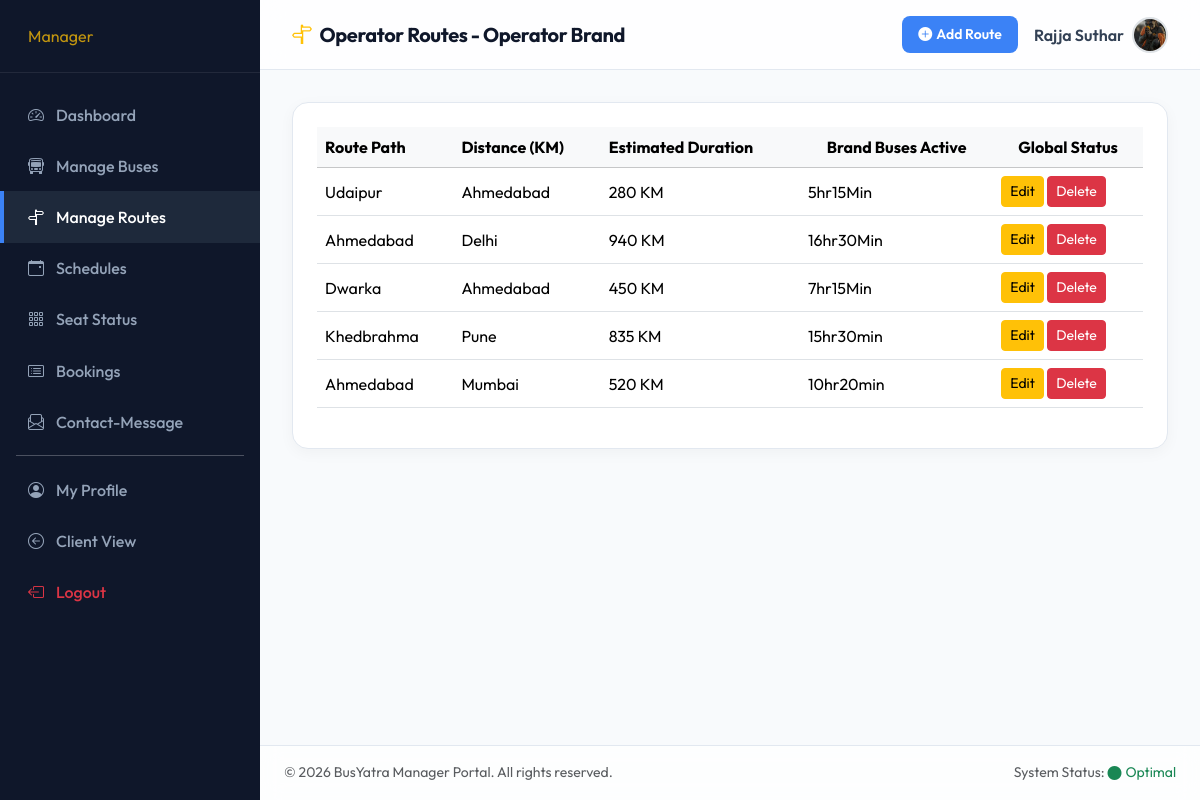
/manager-routes/ (signed in), run on the app's committed database.
### Bus/models.py (models this page shows, shortened)
class User(models.Model):
    name = models.CharField(max_length=100)
    email = models.EmailField(unique=True)
    phone = models.CharField(max_length=15, unique=True)
    password = models.CharField(max_length=100)
    profile =models.ImageField(default='', upload_to='profile/')
    usertype = models.CharField(max_length=20, default="customer")

class Route(models.Model):
    manager = models.ForeignKey(User, on_delete=models.CASCADE)
    source = models.CharField(max_length=100)
    destination = models.CharField(max_length=100)
    distance = models.IntegerField()      # KM
    duration = models.CharField(max_length=50)

### Bus/views.py (the view)
# urls.py: path('manager-routes/', views.manager_routes, name='manager_routes'),
def manager_routes(request):
    manager = get_manager_user(request)
    if not manager:
        return redirect('login')
    routes_list = Route.objects.filter(manager=manager).order_by('-id')
    paginator = Paginator(routes_list, 6)
    page = request.GET.get('page', 1)
    try:
        routes = paginator.page(page)
    except PageNotAnInteger:
        routes = paginator.page(1)
    except EmptyPage:
        routes = paginator.page(paginator.num_pages)
    return render(request, 'manager-routes.html', {'routes': routes, 'page_obj': routes})

### Bus/context_processors.py (called while the page is built)
def login_user(request):
    email = request.session.get('email')
    if email:
        try:
            user = User.objects.get(email=email)
            return {'login_user': user}
        except User.DoesNotExist:
            pass
    return {'login_user': None}

### Bus/views.py (called while the page is built)
def get_manager_user(request):
    try:
        return get_logged_in_user(request, 'manager')
    except Exception as e:
        logger.error(f"Error in get_manager_user: {e}")
        return None

def get_logged_in_user(request, usertype):
    email = request.session.get('email')
    if not email:
        return None
    try:
        return User.objects.get(email=email, usertype=usertype)
    except User.DoesNotExist:
        return None

### Bus/templates/manager-routes.html (shortened to what this page needs)
{% load static %}
<!DOCTYPE html>
<html lang="en">
<head>
    <link href="https://cdn.jsdelivr.net/npm/bootstrap@5.3.2/dist/css/bootstrap.min.css" rel="stylesheet">
    <link href="https://cdn.jsdelivr.net/npm/bootstrap-icons@1.11.2/font/bootstrap-icons.min.css" rel="stylesheet">
    <link rel="stylesheet" href="{% static 'assets/css/style.css' %}">
</head>
<body>
    <div class="admin-wrapper">
        <nav class="admin-sidebar">
            <div class="sidebar-header">
                <span class="fs-6 text-warning ms-1 opacity-75">Manager</span>
            </div>
            <div class="nav flex-column mt-3">
                <a href="{% url 'manager_dashboard' %}" class="nav-link" id="sidebar-dashboard"><i
                        class="bi bi-speedometer2"></i>Dashboard</a>
                <a href="{% url 'manager_buses' %}" class="nav-link" id="sidebar-buses"><i
                        class="bi bi-bus-front"></i>Manage Buses</a>
                <a href="{% url 'manager_routes' %}" class="nav-link active" id="sidebar-routes"><i
                        class="bi bi-signpost-split"></i>Manage Routes</a>
                <a href="{% url 'manager_schedules' %}" class="nav-link" id="sidebar-schedules"><i
                        class="bi bi-calendar-event"></i>Schedules</a>
                <a href="{% url 'manager_seats' %}" class="nav-link" id="sidebar-seats"><i
                        class="bi bi-grid-3x3-gap"></i>Seat Status</a>
                <a href="{% url 'manager_bookings' %}" class="nav-link" id="sidebar-bookings"><i
                        class="bi bi-card-list"></i>Bookings</a>
                <a href="{% url 'contact_message' %}" class="nav-link" id="sidebar-contact"><i
                        class="bi bi-envelope-paper"></i>Contact-Message</a>
                <hr class="text-white opacity-25 my-2 mx-3">
                <a href="{% url 'manager_profile' %}" class="nav-link" id="sidebar-profile"><i
                        class="bi bi-person-circle"></i>My Profile</a>
                <a href="{% url 'index' %}" class="nav-link"><i class="bi bi-arrow-left-circle"></i>Client View</a>
                <a href="{% url 'logout' %}" class="nav-link text-danger mt-auto"><i
                        class="bi bi-box-arrow-left"></i>Logout</a>
            </div>
        </nav>
        <div class="admin-content d-flex flex-column">
            <header class="admin-header d-flex justify-content-between align-items-center">
                <h5 class="mb-0 text-navy-dark fw-bold"><i class="bi bi-signpost-split text-warning me-2"></i>Operator
                    Routes - <span id="operatorBrandName">Operator Brand</span></h5>
                <div class="d-flex align-items-center gap-3">
                    <a href="{% url 'add_route' %}"
                        class="btn btn-primary-custom btn-sm rounded-3 py-2 px-3 fw-semibold text-white text-decoration-none">
                        <i class="bi bi-plus-circle-fill me-1"></i>Add Route
                    </a>
                    <div class="d-flex align-items-center gap-2">
                        <span class="fw-semibold text-navy-dark">{{ login_user.name }}</span>
                        {% if login_user.profile and login_user.profile.name %}
                        <img src="{{ login_user.profile.url }}" width="36" height="36"
                            class="rounded-circle border border-2 object-fit-cover">
                        {% else %}
                        <div class="profile-img-container m-0 bg-warning text-dark d-flex align-items-center justify-content-center"
                            style="width:36px; height:36px; font-size:0.95rem; font-weight:700; border-radius: 50%;">{{
                            login_user.name|slice:":2"|upper }}</div>
                        {% endif %}
                    </div>
                </div>
            </header>
            <main class="admin-body">
                <div class="card card-custom p-4">
                    <div class="table-responsive">
                        <table class="table align-middle" id="routesTable">
                            <thead class="table-light">
                                <tr>
                                    <th>Route Path</th>
                                    <th>Distance (KM)</th>
                                    <th>Estimated Duration</th>
                                    <th class="text-center">Brand Buses Active</th>
                                    <th class="text-center">Global Status</th>
                                </tr>
                            </thead>
                            <tbody>
                                {% for route in routes %}
                                <tr>
                                    <td>{{ route.source }}</td>
                                    <td>{{ route.destination }}</td>
                                    <td>{{ route.distance }} KM</td>
                                    <td>{{ route.duration }}</td>
                                    <td>
                                        <a href="{% url 'edit_route' route.id %}" class="btn btn-warning btn-sm">
                                            Edit
                                        </a>
                                        <a href="{% url 'delete_route' route.id %}" class="btn btn-danger btn-sm"
                                            onclick="return confirm('Are you sure?')">
                                            Delete
                                        </a>
                                    </td>
                                </tr>
                                {% endfor %}
                            </tbody>
                        </table>
                    </div>
                </div>
            </main>
            <footer
                class="admin-footer py-3 px-4 mt-auto text-muted small d-flex justify-content-between align-items-center">
                <div>&copy; 2026 BusYatra Manager Portal. All rights reserved.</div>
                <div>System Status: <span class="text-success"><i
                            class="bi bi-circle-fill fs-8 me-1 align-middle"></i>Optimal</span></div>
            </footer>
        </div>
    </div>
</body>
</html>

### Bus/static/assets/css/style.css (style rules this page uses)
:root { --navy-dark: #0F172A; --navy-light: #1E293B; --blue-primary: #3B82F6; --blue-hover: #2563EB; --blue-light: #EFF6FF; --amber-accent: #F59E0B; --amber-hover: #D97706; --amber-light: #FEF3C7; --green-success: #10B981; --green-hover: #059669; --green-light: #ECFDF5; --gray-bg: #F8FAFC; --gray-border: #E2E8F0; --text-main: #334155; --text-muted: #64748B; --transition-smooth: all 0.25s cubic-bezier(0.4, 0, 0.2, 1); --shadow-sm: 0 1px 3px 0 rgba(0, 0, 0, 0.05), 0 1px 2px 0 rgba(0, 0, 0, 0.02); --shadow-md: 0 4px 6px -1px rgba(0, 0, 0, 0.05), 0 2px 4px -1px rgba(0, 0, 0, 0.03); --shadow-lg: 0 10px 25px -5px rgba(0, 0, 0, 0.05), 0 8px 10px -6px rgba(0, 0, 0, 0.03); }
html, body { width: 100% !important; margin: 0 !important; padding: 0 !important; }
body { font-family: 'Outfit', sans-serif; color: var(--text-main); background-color: var(--gray-bg); overflow-x: hidden; }
h1, h2, h3, h4, h5, h6 { font-weight: 700; color: var(--navy-dark); letter-spacing: -0.02em; }
.btn-primary-custom { background-color: var(--blue-primary); color: #FFFFFF; font-weight: 600; padding: 0.75rem 1.5rem; border-radius: 12px; transition: var(--transition-smooth); border: none; }
.card-custom { background: #FFFFFF; border-radius: 16px; border: 1px solid #E2E8F0; box-shadow: 0 4px 15px rgba(0, 0, 0, 0.04); transition: transform 0.3s cubic-bezier(0.4, 0, 0.2, 1), box-shadow 0.3s cubic-bezier(0.4, 0, 0.2, 1); overflow: hidden; }
.admin-wrapper { display: flex; min-height: 100vh; }
.admin-sidebar { width: 260px; background-color: var(--navy-dark); color: #FFFFFF; transition: var(--transition-smooth); z-index: 100; }
.admin-sidebar .sidebar-header { padding: 1.5rem; border-bottom: 1px solid rgba(255, 255, 255, 0.08); }
.admin-sidebar .sidebar-header span { color: var(--blue-primary); }
.admin-sidebar .nav-link { color: #94A3B8; padding: 0.85rem 1.5rem; font-weight: 500; display: flex; align-items: center; gap: 0.75rem; border-radius: 0; border-left: 4px solid transparent; transition: var(--transition-smooth); }
.admin-sidebar .nav-link:hover, .admin-sidebar .nav-link.active { color: #FFFFFF; background-color: var(--navy-light); border-left-color: var(--blue-primary); }
.admin-content { flex: 1; background-color: var(--gray-bg); min-width: 0; }
.admin-header { background-color: rgba(255, 255, 255, 0.8) !important; backdrop-filter: blur(12px) saturate(180%); -webkit-backdrop-filter: blur(12px) saturate(180%); border-bottom: 1px solid var(--gray-border); padding: 1rem 2rem; position: sticky; top: 0; z-index: 1010; }
.admin-body { padding: 2rem; }
.admin-footer { background-color: rgba(255, 255, 255, 0.75) !important; backdrop-filter: blur(10px); -webkit-backdrop-filter: blur(10px); border-top: 1px solid var(--gray-border); }
body { top: 0px !important; position: static !important; margin-top: 0px !important; }

### data on the page
User: name "Rajja Suthar", profile (picture)
Route: source "Udaipur", destination "Ahmedabad", distance "280", duration "5hr15Min"
Route: source "Ahmedabad", destination "Delhi", distance "940", duration "16hr30Min"
Route: source "Dwarka", destination "Ahmedabad", distance "450", duration "7hr15Min"
Route: source "Khedbrahma", destination "Pune", distance "835", duration "15hr30min"
Route: source "Ahmedabad", destination "Mumbai", distance "520", duration "10hr20min"
